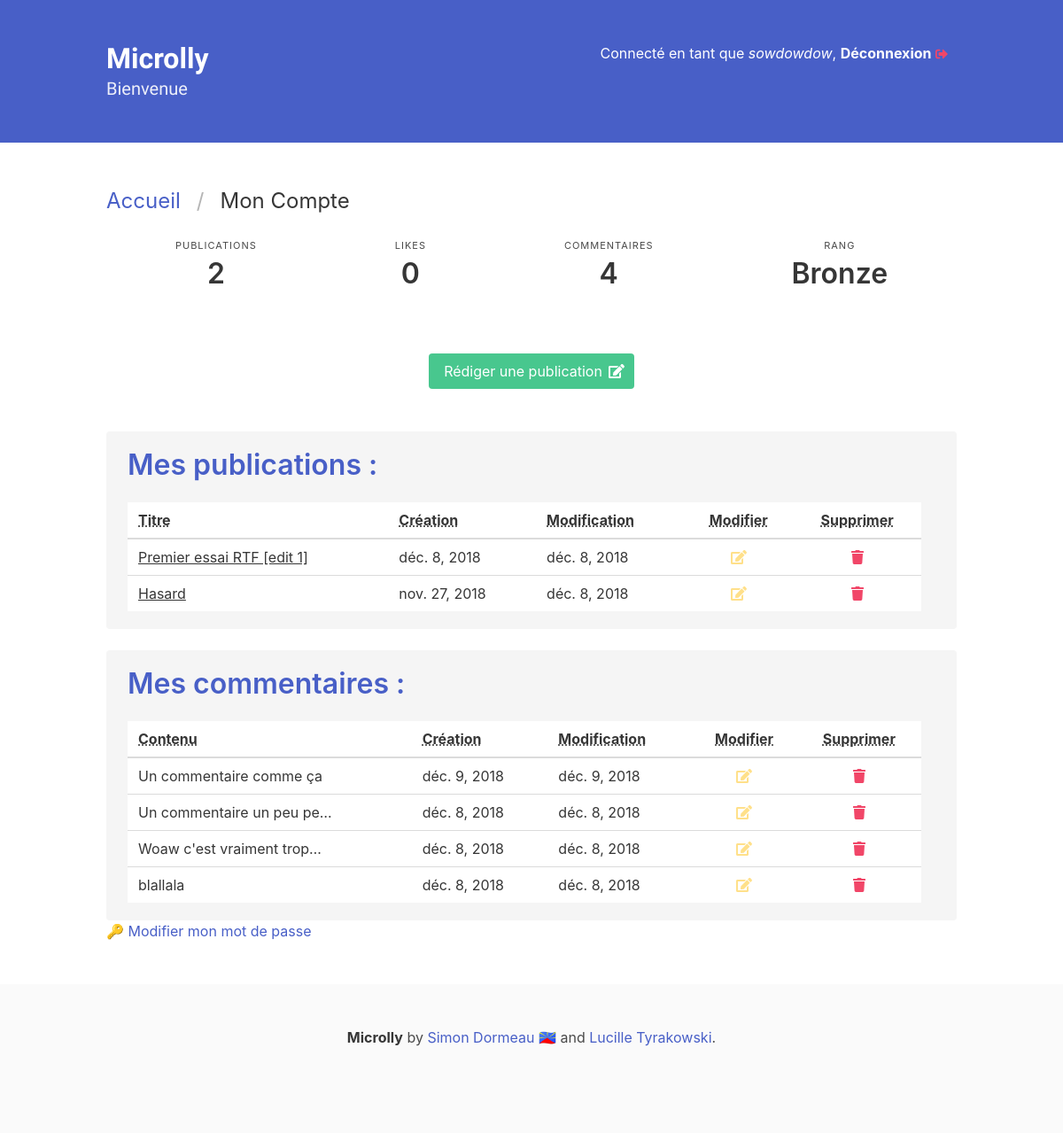
/accounts/ (signed in), run on the app's committed database.
### Microlly/models.py (models this page shows, shortened)
class Post(models.Model):
    title = models.CharField(max_length=150)
    body = RichTextField()
    author = models.ForeignKey(User, on_delete=models.CASCADE)
    creation_date = models.DateField(auto_now_add=True)
    update_date = models.DateField(auto_now=True)
    class Meta:
        ordering = ("-id",)
        verbose_name = "Publication"
        verbose_name_plural = "Publications"

class Comment(models.Model):
    message = models.CharField(max_length=250)
    author = models.ForeignKey(User, on_delete=models.CASCADE)
    post = models.ForeignKey(Post, on_delete=models.CASCADE, related_name="comments")
    creation_date = models.DateField(auto_now_add=True)
    update_date = models.DateField(auto_now=True)
    class Meta:
        ordering = ("-id",)
        verbose_name = "Commentaire"
        verbose_name_plural = "Commentaires"

### Microlly/views.py (the view)
# urls.py: path("accounts/", views.account, name="account"),
@login_required
def account(request):
    user_posts = Post.objects.filter(author=request.user).all()
    user_comments = Comment.objects.filter(author=request.user).all()
    user_rank = ranking.get_rank(len(user_posts))
    isaccountview = True
    return render(
        request,
        "account.html",
        {
            "user_posts": user_posts,
            "user_comments": user_comments,
            "isaccountview": isaccountview,
            "rank": user_rank,
        },
    )

### Microlly/ranking.py (called while the page is built)
def get_rank(number_of_posts):
    try:
        points = int(number_of_posts)
    except:
        points = 0
    ranks = [
        "Luke",
        "Platinium",
        "Gold",
        "Silver",
        "Bronze",
        "Noob",
    ]
    if points >= 10000:
        return ranks[0]
    if points >= 1000:
        return ranks[1]
    if points >= 100:
        return rank[2]
    if points >= 10:
        return ranks[3]
    if points >= 1:
        return ranks[4]
    if points >= 0:
        return ranks[5]

### Microlly/templates/account.html
{% extends 'base.html' %}
{% block body %}
    <nav class="breadcrumb is-large" aria-label="breadcrumbs">
        <ul>
            <li><a href="{% url 'Microlly:index' %}">Accueil</a></li>
            <li class="is-active"><a href="#" aria-current="page">Mon Compte</a></li>
        </ul>
    </nav>
    <nav class="level">
        <div class="level-item has-text-centered">
            <div>
            <p class="heading">Publications</p>
            <p class="title">{{ user_posts.count }}</p>
            </div>
        </div>
        <div class="level-item has-text-centered">
            <div>
            <p class="heading">Likes</p>
            <p class="title">0</p>
            </div>
        </div>
        <div class="level-item has-text-centered">
            <div>
            <p class="heading">Commentaires</p>
            <p class="title">{{ user_comments.count }}</p>
            </div>
        </div>
        <div class="level-item has-text-centered">
            <div>
            <p class="heading">Rang</p>
            <p class="title">{{ rank }}</p>
            </div>
        </div>
    </nav>
    <section class="section has-text-centered">
        <a href="{% url 'Microlly:create_post' %}" class="button is-success">
            <p>Rédiger une publication</p>
            <span class="icon white-text">
                <i class="fas fa-edit"></i>
            </span>
        </a>
    </section>
    <div class="container is-widescreen">
        <div class="notification">
            <h2 class="title has-text-link">Mes publications :</h2>
            <table class="table is-hoverable is-fullwidth">
                <thead>
                    <tr>
                    <th><abbr title="Titre">Titre</abbr></th>
                    <th><abbr title="Date de création">Création</abbr></th>
                    <th><abbr title="Date de dernière modification">Modification</abbr></th>
                    <th class="has-text-centered"><abbr title="Modifier l'article">Modifier</abbr></th>
                    <th class="has-text-centered"><abbr title="Supprimer l'article">Supprimer</abbr></th>
                    </tr>
                </thead>
                <tbody>
                    {% for post in user_posts %}
                        <tr>
                            <td><a href="{% url 'Microlly:post' id=post.id %}">{{ post.title }}</a></td>
                            <td>{{ post.creation_date }}</td>
                            <td>{{ post.update_date }}</td>
                            <td class="has-text-centered">
                                <a href="{% url 'Microlly:edit_post' id=post.id %}">
                                    <span class="icon has-text-warning">
                                        <i class="fas fa-edit has-text-centered"></i>
                                    </span>
                                </a>
                            </td>
                            <td class="has-text-centered">
                                <a href="{% url 'Microlly:delete_post' id=post.id %}">
                                    <span class="icon has-text-danger">
                                        <i class="fas fa-trash has-text-centered"></i>
                                    </span>
                                </a>
                            </td>
                        </tr>
                    {% empty %}
                    <thead>
                        <div class="box">Vous n'avez rien rédigé pour le moment.</div>
                    </thead>
                    {% endfor %}
                </tbody>
            </table>
        </div>
    <div class="container is-widescreen">
        <div class="notification">
            <h2 class="title has-text-link">Mes commentaires :</h2>
            <table class="table is-hoverable is-fullwidth">
                <thead>
                    <tr>
                        <th><abbr title="Titre">Contenu</abbr></th>
                        <th><abbr title="Date de création">Création</abbr></th>
                        <th><abbr title="Date de dernière modification">Modification</abbr></th>
                        <th class="has-text-centered"><abbr title="Modifier l'article">Modifier</abbr></th>
                        <th class="has-text-centered"><abbr title="Supprimer l'article">Supprimer</abbr></th>
                    </tr>
                </thead>
                <tbody>
                    {% for comment in user_comments %}
                    <tr>
                        <td>{{ comment.message|truncatechars:25 }}</td>
                        <td>{{ comment.creation_date }}</td>
                        <td>{{ comment.update_date }}</td>
                        <td class="has-text-centered">
                            <a href="{% url 'Microlly:comment_update' id=comment.id %}">
                                <span class="icon has-text-warning">
                                    <i class="fas fa-edit has-text-centered"></i>
                                </span>
                            </a>
                        </td>
                        <td class="has-text-centered">
                            <a href="{% url 'Microlly:comment_delete' id=comment.id %}">
                                <span class="icon has-text-danger">
                                    <i class="fas fa-trash has-text-centered"></i>
                                </span>
                            </a>
                        </td>
                        </tr>
                        {% empty %}
                            <div class="box">Vous n'avez rien rédigé pour le moment.</div>
                        {% endfor %}
                </tbody>
            </table>
        </div>
    </div>
        <a href="{% url 'Microlly:password_change' %}">
            <p>🔑 Modifier mon mot de passe</p>
        </a>
{% endblock body %}

### Microlly/templates/base.html (shortened to what this page needs)
<!DOCTYPE html>
<html>
<head>
    {% include "head.html" %}
</head>
<header>
    <section class="hero is-link">
        <div class="hero-body">
            <div class="container">
                {% if user.is_authenticated %}
                <div class="is-pulled-right">Connecté en tant que
                    <i>{{ user.username }}</i>,
                    <a href="{% url 'Microlly:logout' %}">
                        <strong>Déconnexion</strong>
                        <span class="icon has-text-danger">
                            <i class="fas fa-sm fa-sign-out-alt"></i>
                        </span>
                    </a>
                </div>
                {% else %}
                <a href="{% url 'Microlly:login' %}" class="is-pulled-right">Se connecter</a>
                {% endif %}
                <h1 class="title" clas="is-overlay">
                    <a href="{% url 'Microlly:index' %}" class="microlly">Microlly</a>
                </h1>
                <h2 class="subtitle microlly">
                    Bienvenue
                </h2>
            </div>
        </div>
    </section>
</header>
<body>
    <main>
        <section class="section wrapper">
            <div class="container">
                 {% block body %} {% endblock body %}
            </div>
        </section>
    </main>
    <footer class="footer">
        <div class="content has-text-centered">
            <p>
                <strong>Microlly</strong> by
                <a href="https://simondormeau.fr" target="_blank">Simon Dormeau 🇷🇪 </a> and
                <a href="https://www.flickr.com/photos/biayo/3683976815" target="_blank">Lucille Tyrakowski</a>.
            </p>
        </div>
    </footer>
</body>
</html>

### Microlly/static/base.css (style rules this page uses)
body { display: flex; min-height: 100vh; flex-direction: column; }
main { flex: 1; transition: all 1s ease-out; }
.icon { display: inline-block; }
.microlly { font-family: 'Gruppo', cursive; }

### data on the page
Post: title "Premier essai RTF [edit 1]", creation_date "déc. 8, 2018", update_date "déc. 8, 2018"
Post: title "Hasard", creation_date "nov. 27, 2018", update_date "déc. 8, 2018"
Comment: message "Un commentaire comme ça", creation_date "déc. 9, 2018", update_date "déc. 9, 2018"
Comment: message "Un commentaire un peu pe…", creation_date "déc. 8, 2018", update_date "déc. 8, 2018"
Comment: message "Woaw c'est vraiment trop…", creation_date "déc. 8, 2018", update_date "déc. 8, 2018"
Comment: message "blallala", creation_date "déc. 8, 2018", update_date "déc. 8, 2018"

### other printed values
{{ user.username }} "sowdowdow"
{{ user_posts.count }} "2"
{{ user_comments.count }} "4"
{{ rank }} "Bronze"
